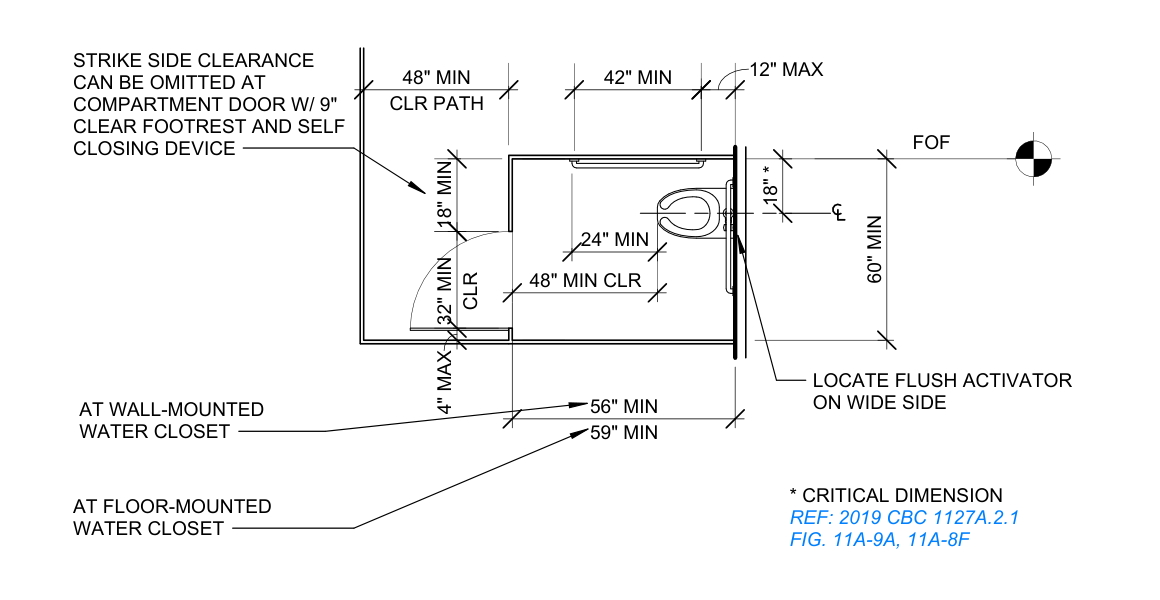
#> input picture backend/converted_images/Sheet-001_ACCESSIBLE_WATER_CLOSET_MULTIPLE_ACCOMMODATION_ALT_(CBC_11A).png, 1160 x 600 px; its folder holds only this picture in this run
$ python convert_detailed_outlines.py
#> lines starting #> are read from the running program, lines starting #| are printed output that depends on the picture; after the words box and inside, x2 and y2 are one past the last pixel; in counts of white or black regions, pixels touching at a corner belong together
import cv2
import numpy as np
import os

input_dir = 'converted_images'
output_dir = 'converted_images/outlines_detailed'
os.makedirs(output_dir, exist_ok=True)

png_files = [f for f in os.listdir(input_dir)
             if f.endswith('.png') and 'outline' not in f]

for filename in png_files:
    print(f"Processing {filename}...")

    # Load image
    img = cv2.imread(os.path.join(input_dir, filename))
#> img is the input picture: shape (600, 1160, 3); mean B, G, R 245.7, 245.4, 245.2

    # Convert to grayscale
    gray = cv2.cvtColor(img, cv2.COLOR_BGR2GRAY)

    # Apply adaptive thresholding for better detail preservation
    # This works well for architectural drawings with text and lines
    binary = cv2.adaptiveThreshold(
        gray, 255, cv2.ADAPTIVE_THRESH_GAUSSIAN_C,
        cv2.THRESH_BINARY_INV, 11, 2
    )
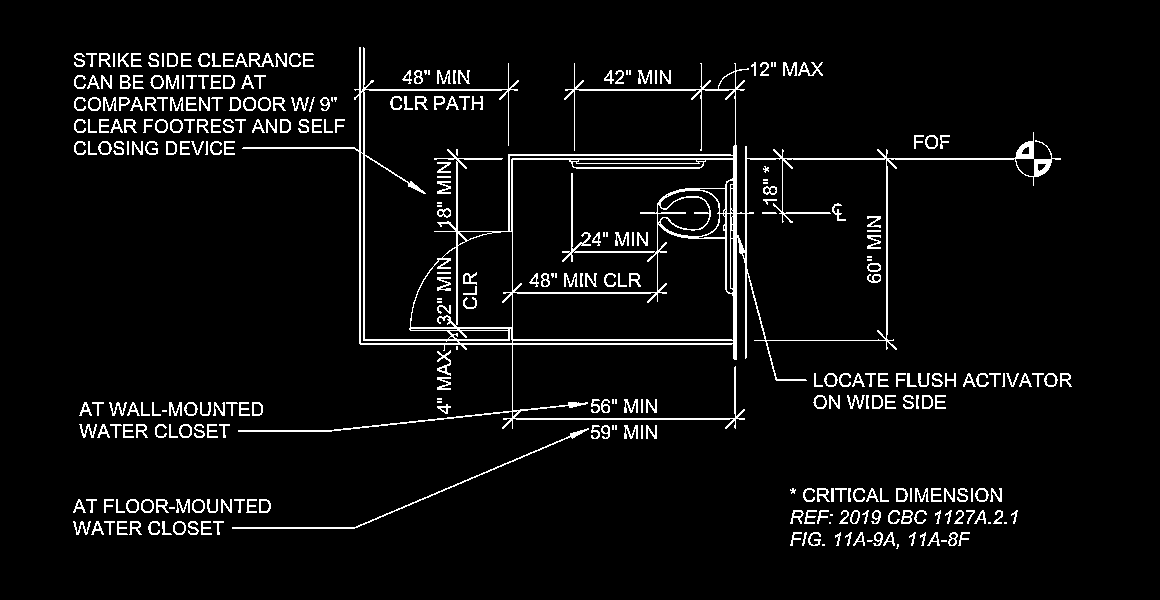
#> binary: shape (600, 1160); 4.9% white in thin lines or dots, all inside (x1, y1, x2, y2) = (73, 47, 1072, 549)

    # Optional: Slight blur only to reduce noise (minimal)
    blurred = cv2.GaussianBlur(gray, (3, 3), 0)

    # Canny with lower thresholds for more detail
    edges = cv2.Canny(blurred, threshold1=30, threshold2=100)
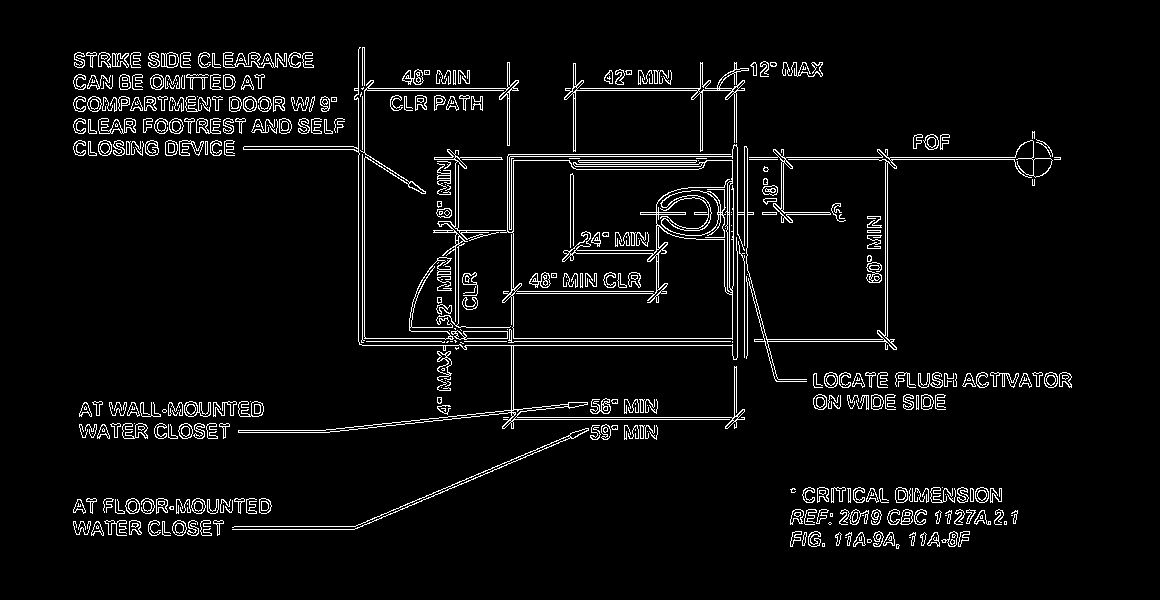
#> edges: shape (600, 1160); 4.8% white in thin lines or dots, all inside (x1, y1, x2, y2) = (73, 47, 1072, 549)

    # Combine both methods for best results
    combined = cv2.bitwise_or(binary, edges)
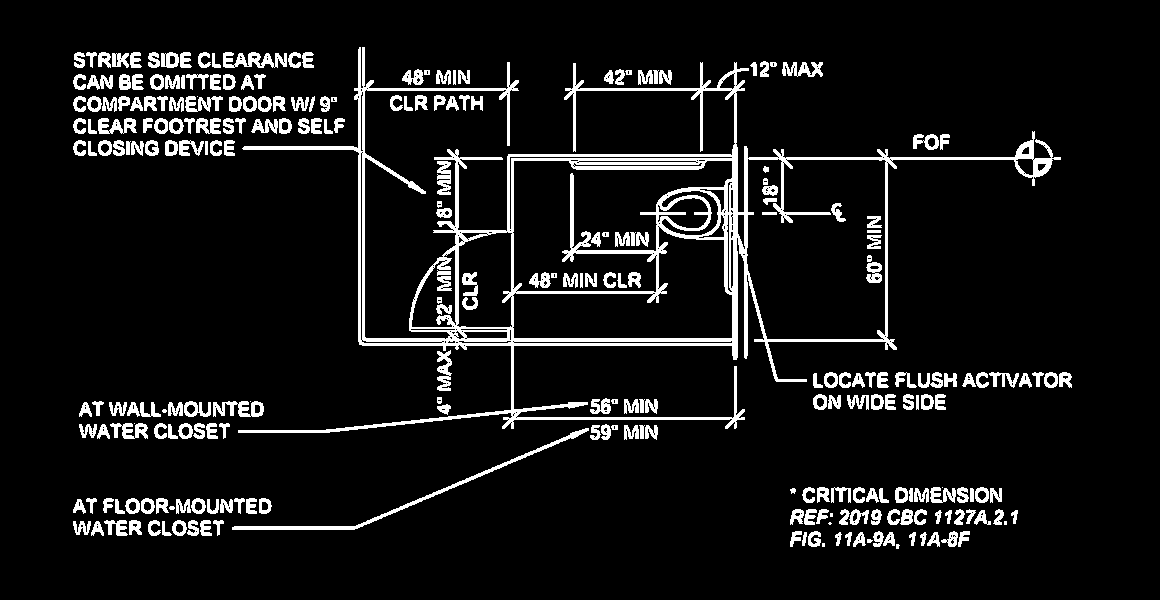
#> combined: shape (600, 1160); 8.3% white; 265 white regions (11 under 20 px), largest, box (x1, y1, x2, y2) and area: (238, 47, 1061, 433) 25220, (232, 428, 589, 530) 1424, (223, 52, 287, 68) 605

    # Very light morphological closing to connect nearby edges
    kernel = np.ones((1,1), np.uint8)
    result = cv2.morphologyEx(combined, cv2.MORPH_CLOSE, kernel)

    # Save
    output_path = os.path.join(output_dir, filename)
    cv2.imwrite(output_path, result)
    print(f"  ✓ Saved to {output_path}")

print(f"\nAll {len(png_files)} images converted to detailed outlines!")

$ run again, on backend/converted_images/Sheet-600_FIRE_EXTINGUISHER_CABINET_(2).png
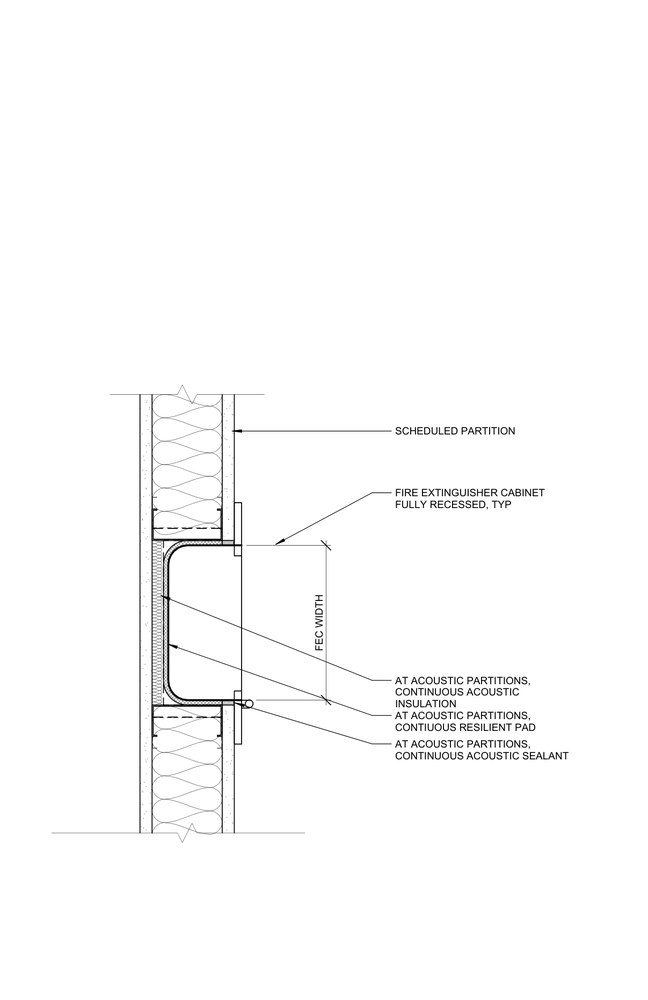
#> input picture backend/converted_images/Sheet-600_FIRE_EXTINGUISHER_CABINET_(2).png, 648 x 1000 px, shrunk from 1207 x 1862 before the run
#> img is the input picture: shape (1000, 648, 3); min 0, max 255, mean 251.6
#> `binary = cv2.adaptiveThreshold( gray, 255, cv2.ADAPTIVE_THRESH_GAUSSIA..`:
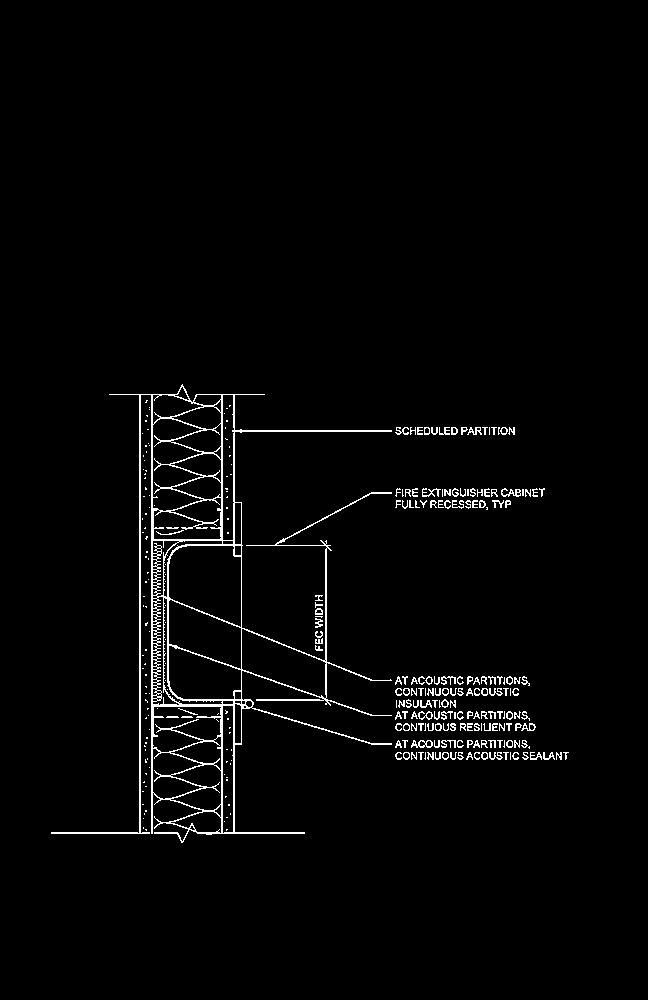
#> binary: shape (1000, 648); 2.4% white in thin lines or dots, all inside (x1, y1, x2, y2) = (51, 384, 569, 843)
#> `combined = cv2.bitwise_or(binary, edges)`:
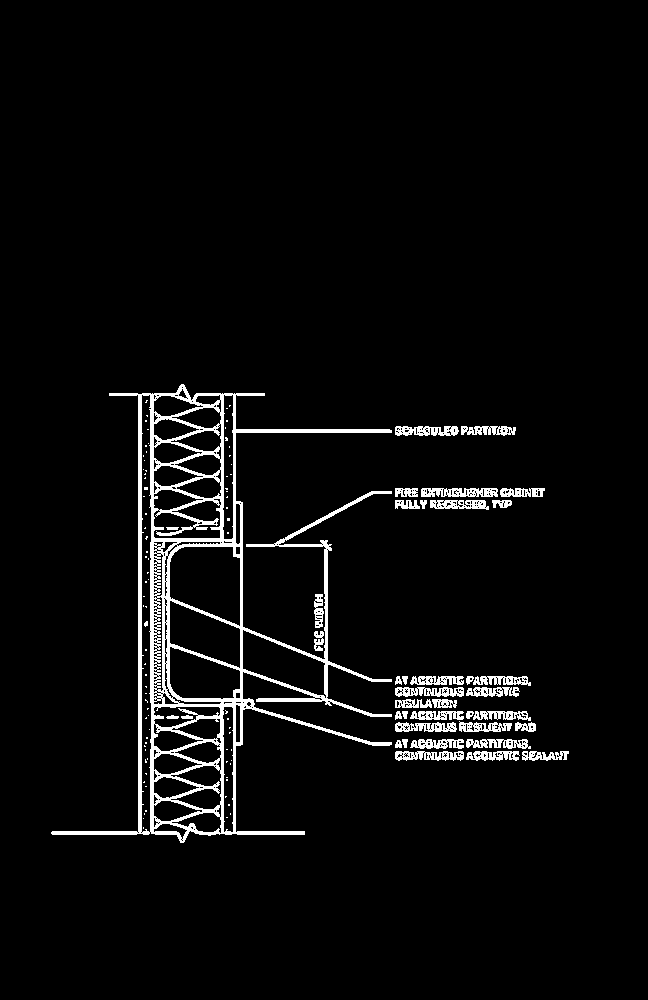
#> combined: shape (1000, 648); 4.3% white; 121 white regions (82 under 20 px), largest, box (x1, y1, x2, y2) and area: (51, 384, 392, 843) 18898, (421, 488, 498, 497) 535, (395, 687, 464, 697) 464

$ run again, on backend/converted_images/Sheet-ACCESSIBLE_WATER_CLOSET_MULTIPLE_ACCOMMODATION_ALT_(CBC_11A).png
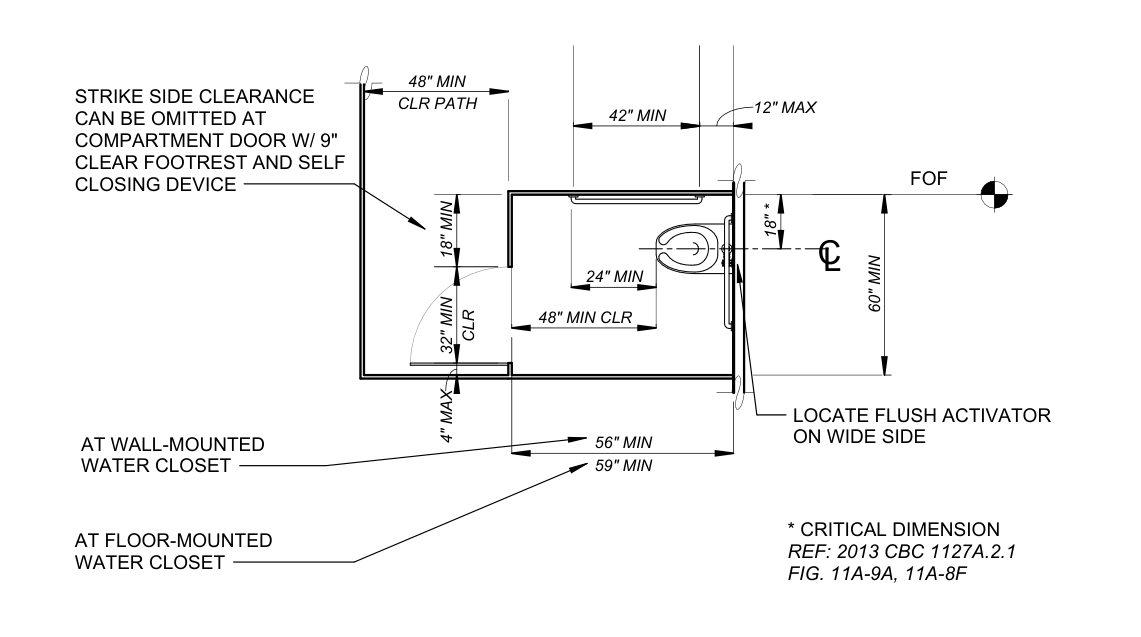
#> input picture backend/converted_images/Sheet-ACCESSIBLE_WATER_CLOSET_MULTIPLE_ACCOMMODATION_ALT_(CBC_11A).png, 1141 x 637 px
#> img is the input picture: shape (637, 1141, 3); min 0, max 255, mean 245.5
#> `binary = cv2.adaptiveThreshold( gray, 255, cv2.ADAPTIVE_THRESH_GAUSSIA..`:
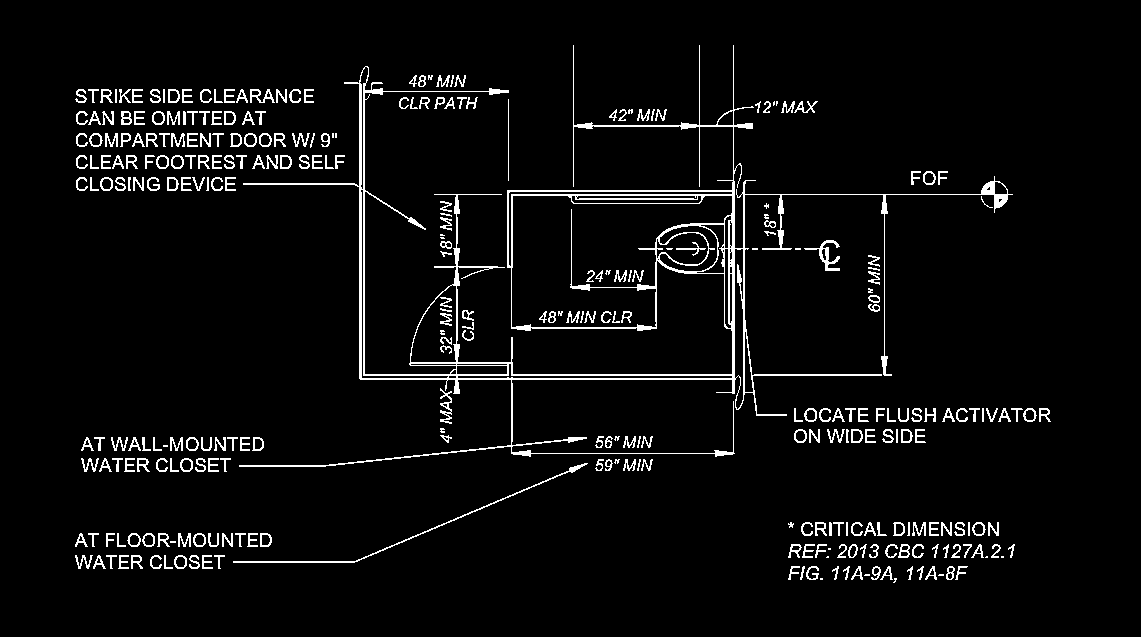
#> binary: shape (637, 1141); 4.5% white in thin lines or dots, all inside (x1, y1, x2, y2) = (75, 45, 1051, 583)
#> edges: shape (637, 1141); 4.4% white in thin lines or dots, all inside (x1, y1, x2, y2) = (74, 45, 1051, 583)
#> `combined = cv2.bitwise_or(binary, edges)`:
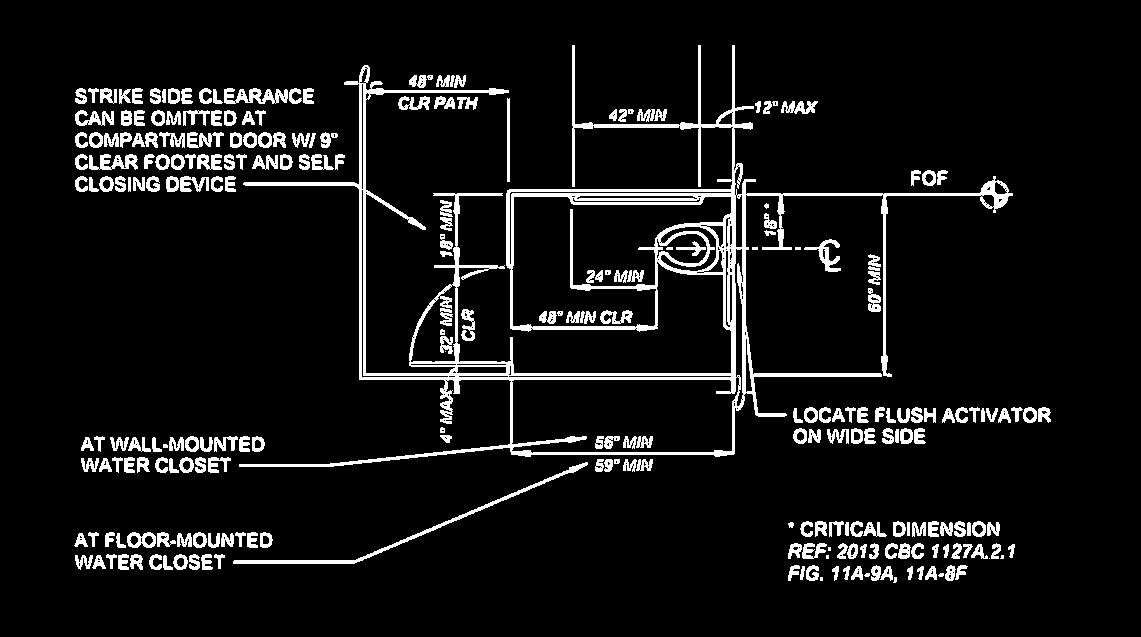
#> combined: shape (637, 1141); 7.6% white; 260 white regions (12 under 20 px), largest, box (x1, y1, x2, y2) and area: (239, 45, 1013, 467) 24316, (233, 462, 588, 564) 1408, (224, 88, 288, 104) 609

$ run again, on backend/converted_images/Sheet-430_PASSENGER_GURNEY_ELEVATOR_CAR.png
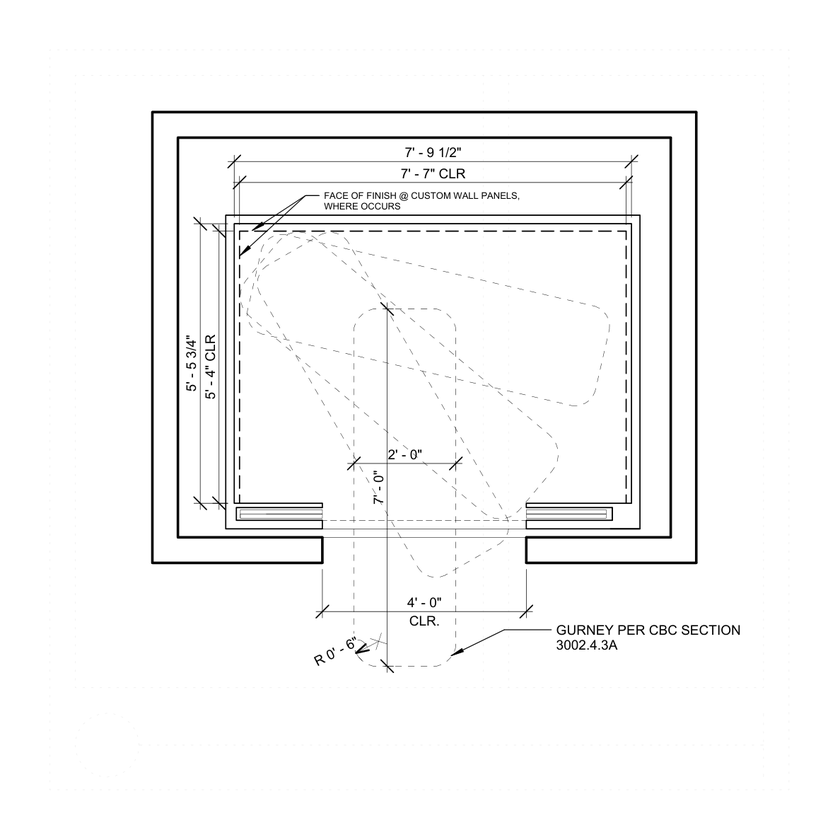
#> input picture backend/converted_images/Sheet-430_PASSENGER_GURNEY_ELEVATOR_CAR.png, 840 x 840 px, shrunk from 1188 x 1187 before the run
#> img is the input picture: shape (840, 840, 3); min 0, max 255, mean 248.1
#> `binary = cv2.adaptiveThreshold( gray, 255, cv2.ADAPTIVE_THRESH_GAUSSIA..`:
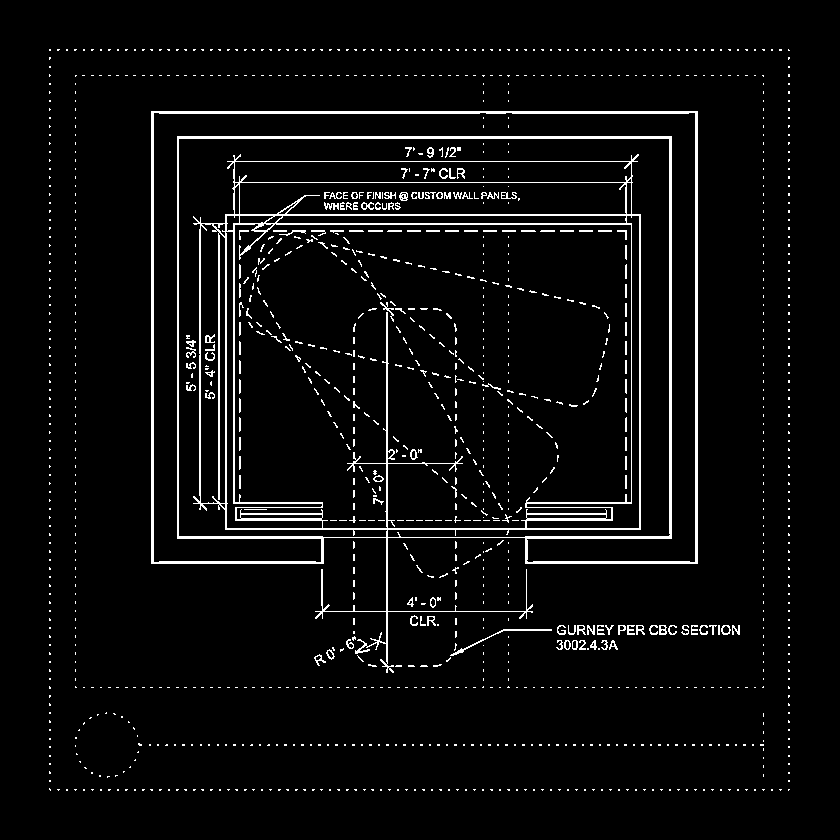
#> binary: shape (840, 840); 4.5% white in thin lines or dots, all inside (x1, y1, x2, y2) = (49, 49, 790, 791)
#> edges: shape (840, 840); 4.1% white in thin lines or dots, all inside (x1, y1, x2, y2) = (150, 110, 741, 673)
#> `combined = cv2.bitwise_or(binary, edges)`:
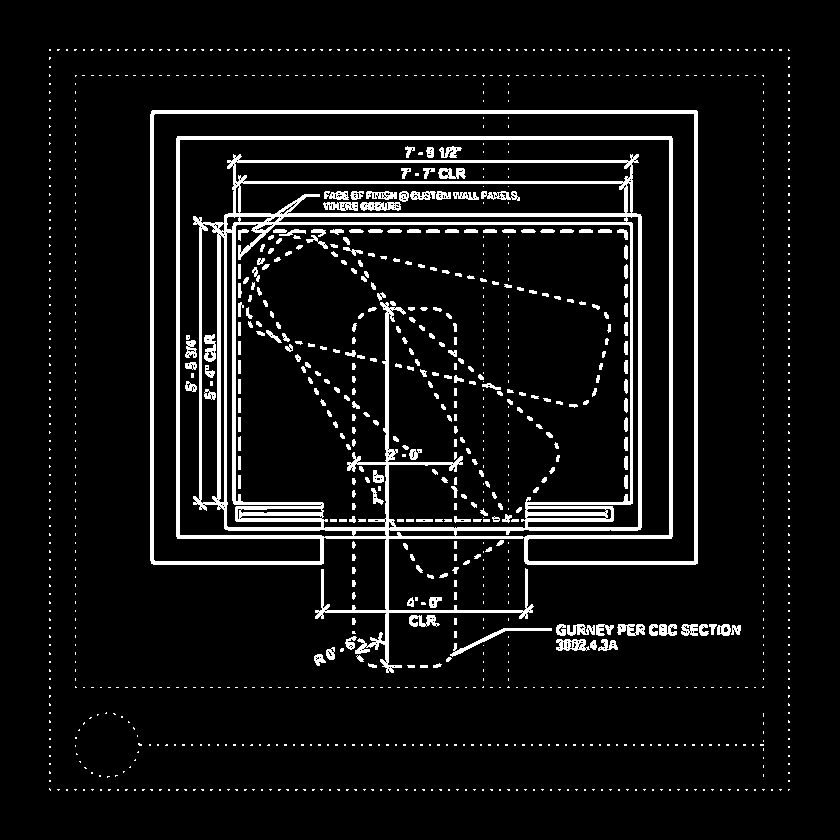
#> combined: shape (840, 840); 7.4% white; 1194 white regions (883 under 20 px), largest, box (x1, y1, x2, y2) and area: (150, 110, 698, 673) 35106, (450, 628, 552, 657) 393, (360, 202, 401, 211) 279
